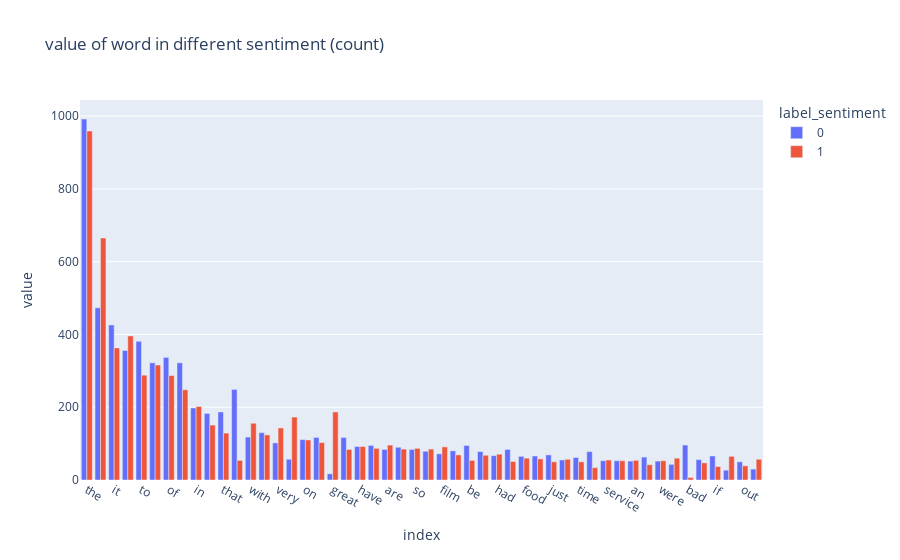

Notebook code for this chart:
### Code cell
count_gb = df_count.groupby(by='label_sentiment').sum().unstack().unstack()
count_gb = count_gb.loc[count_gb.mean(axis=1).sort_values(ascending=False).index, :]

px.bar(count_gb.iloc[:50], barmode='group', title='value of word in different sentiment (count)')

### Figure 1 — Plotly figure (JSON) as saved in the notebook; plotly's stock layout.template omitted (floating-point values rounded to 4 significant figures)
{"data": [{"alignmentgroup": "True", "hovertemplate": "label_sentiment=0<br>index=%{x}<br>value=%{y}<extra></extra>", "legendgroup": "0", "marker": {"color": "#636efa", "pattern": {"shape": ""}}, "name": "0", "offsetgroup": "0", "orientation": "v", "showlegend": true, "textposition": "auto", "type": "bar", "x": ["the", "and", "it", "is", "to", "this", "of", "was", "in", "for", "that", "not", "with", "my", "very", "good", "on", "you", "great", "but", "have", "movie", "are", "as", "so", "phone", "film", "all", "be", "one", "had", "at", "food", "like", "just", "place", "time", "there", "service", "they", "an", "we", "were", "really", "bad", "from", "if", "well", "out", "has"], "xaxis": "x", "y": [992, 473, 426, 356, 381, 322, 337, 322, 198, 183, 187, 249, 118, 130, 102, 57, 111, 117, 17, 117, 92, 95, 84, 90, 84, 79, 72, 80, 95, 78, 67, 84, 65, 66, 69, 55, 62, 78, 53, 53, 52, 63, 52, 43, 96, 56, 66, 27, 50, 30], "yaxis": "y"}, {"alignmentgroup": "True", "hovertemplate": "label_sentiment=1<br>index=%{x}<br>value=%{y}<extra></extra>", "legendgroup": "1", "marker": {"color": "#EF553B", "pattern": {"shape": ""}}, "name": "1", "offsetgroup": "1", "orientation": "v", "showlegend": true, "textposition": "auto", "type": "bar", "x": ["the", "and", "it", "is", "to", "this", "of", "was", "in", "for", "that", "not", "with", "my", "very", "good", "on", "you", "great", "but", "have", "movie", "are", "as", "so", "phone", "film", "all", "be", "one", "had", "at", "food", "like", "just", "place", "time", "there", "service", "they", "an", "we", "were", "really", "bad", "from", "if", "well", "out", "has"], "xaxis": "x", "y": [959, 665, 363, 396, 288, 316, 287, 248, 202, 151, 129, 54, 156, 124, 143, 173, 110, 103, 187, 84, 92, 87, 96, 85, 87, 85, 91, 69, 54, 68, 71, 51, 60, 58, 50, 57, 50, 34, 55, 53, 54, 42, 53, 60, 7, 47, 37, 65, 39, 57], "yaxis": "y"}], "layout": {"barmode": "group", "legend": {"title": {"text": "label_sentiment"}, "tracegroupgap": 0}, "title": {"text": "value of word in different sentiment (count)"}, "xaxis": {"anchor": "y", "domain": [0, 1], "title": {"text": "index"}}, "yaxis": {"anchor": "x", "domain": [0, 1], "title": {"text": "value"}}}}
